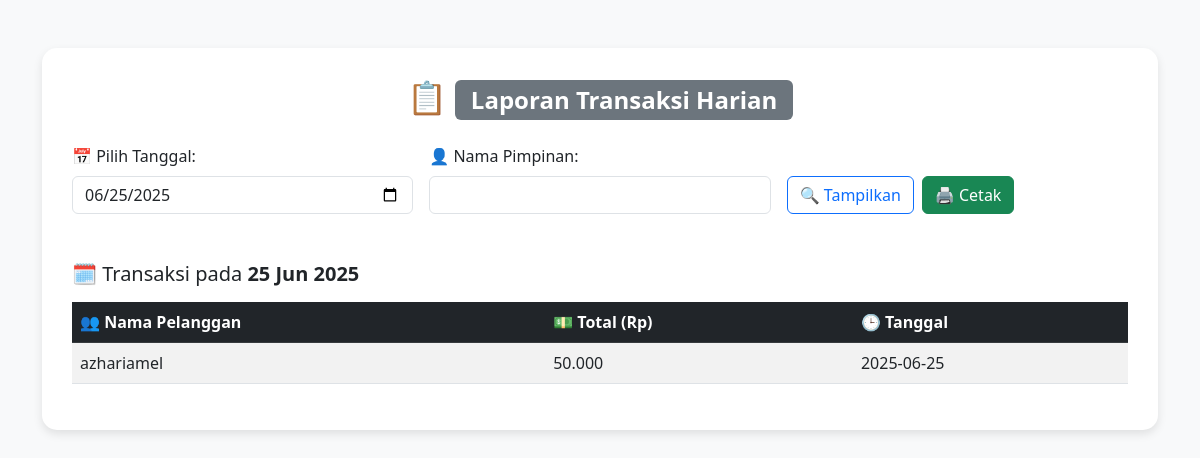
The page /laporan_harian.php?tanggal=2025-06-25 (signed in) on the database its author committed.
### tables this page shows
CREATE TABLE `transaksi` (
  `id` int(11) NOT NULL,
  `tanggal` date NOT NULL,
  `nama_pelanggan` varchar(100) NOT NULL,
  `produk` text NOT NULL,
  `jumlah` int(11) NOT NULL,
  `total` int(11) NOT NULL
);

### laporan_harian.php (the view, shortened to what this page needs)
<?php
include 'include/db.php';
$tanggal = isset($_GET['tanggal']) ? $_GET['tanggal'] : date('Y-m-d');
$pimpinan = isset($_GET['pimpinan']) ? htmlspecialchars($_GET['pimpinan']) : '';
?>
<!DOCTYPE html>
<html>
<head>
    <link href="https://cdn.jsdelivr.net/npm/bootstrap@5.3.0/dist/css/bootstrap.min.css" rel="stylesheet">
</head>
<body class="container py-5">
<div class="report-card">
    <h2 class="text-center mb-4">📋 <span class="badge bg-secondary badge-emoji">Laporan Transaksi Harian</span></h2>
    <form method="GET" id="form-input" class="mb-4">
        <div class="row g-3">
            <div class="col-md-4">
                <label class="form-label">📅 Pilih Tanggal:</label>
                <input type="date" name="tanggal" class="form-control" value="<?php echo $tanggal; ?>">
            </div>
            <div class="col-md-4">
                <label class="form-label">👤 Nama Pimpinan:</label>
                <input type="text" name="pimpinan" class="form-control" value="<?php echo $pimpinan; ?>">
            </div>
            <div class="col-md-4 d-flex align-items-end gap-2">
                <button type="submit" class="btn btn-outline-primary">🔍 Tampilkan</button>
                <button type="button" onclick="printReport()" class="btn btn-success">🖨️ Cetak</button>
            </div>
        </div>
    </form>
    <?php
    $sql = "SELECT nama_pelanggan, total, tanggal FROM transaksi WHERE tanggal = ?";
    $stmt = $conn->prepare($sql);
    if (!$stmt) {
        echo "<div class='alert alert-danger mt-3'>❌ Query gagal: " . $conn->error . "</div>";
    } else {
        $stmt->bind_param("s", $tanggal);
        $stmt->execute();
        $result = $stmt->get_result();
        echo "<h5 class='mt-5'>🗓️ Transaksi pada <strong>" . date('d M Y', strtotime($tanggal)) . "</strong></h5>";
        if ($result->num_rows > 0) {
            echo "<table class='table table-striped table-hover mt-3'>";
            echo "<thead class='table-dark'><tr><th>👥 Nama Pelanggan</th><th>💵 Total (Rp)</th><th>🕒 Tanggal</th></tr></thead><tbody>";
            while ($row = $result->fetch_assoc()) {
                echo "<tr>
                        <td>" . htmlspecialchars($row["nama_pelanggan"]) . "</td>
                        <td>" . number_format($row["total"], 0, ',', '.') . "</td>
                        <td>" . htmlspecialchars($row["tanggal"]) . "</td>
                      </tr>";
            }
            echo "</tbody></table>";
        } else {
            echo "<div class='alert alert-warning mt-3'>⚠️ Tidak ada transaksi pada tanggal ini.</div>";
        }
    }
    ?>
</div>
</body>
</html>

### laporan_harian.php (style rules this page uses)
body { background: #f8f9fa; font-family: 'Segoe UI', sans-serif; }
.report-card { background: white; border-radius: 15px; padding: 30px; box-shadow: 0 4px 10px rgba(0,0,0,0.1); }

### rows shown on the page
transaksi: nama_pelanggan "azhariamel", total "50.000", tanggal "2025-06-25"

### other values the page prints
date('d M Y', strtotime($tanggal)) "25 Jun 2025"
